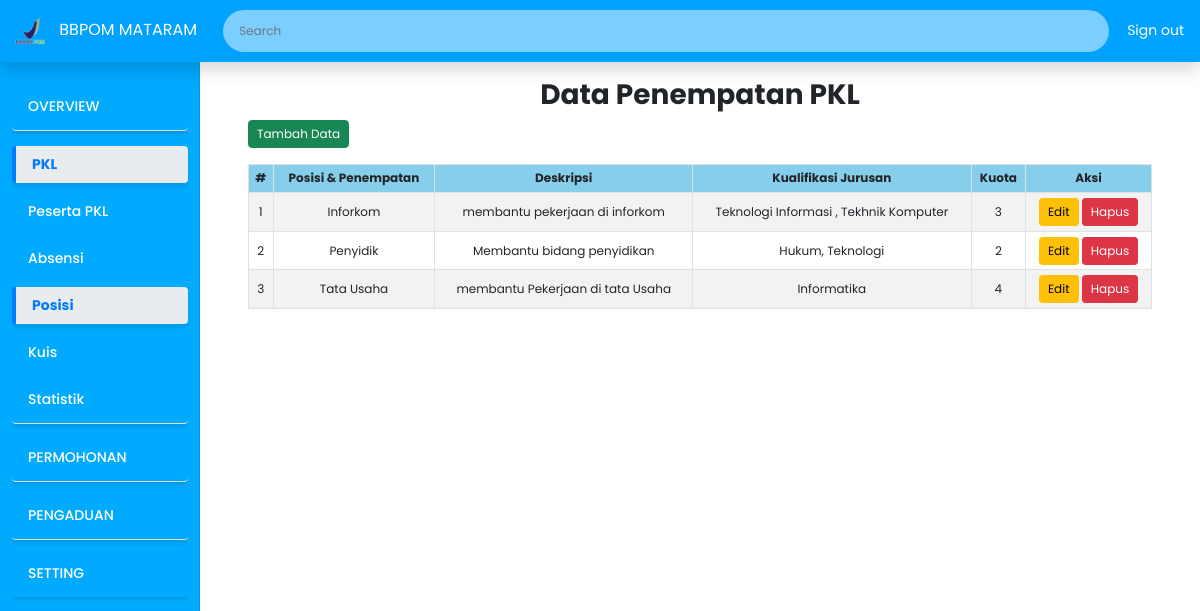
Page /admin_pkl_posisi.php (signed in) on the earlier database version.
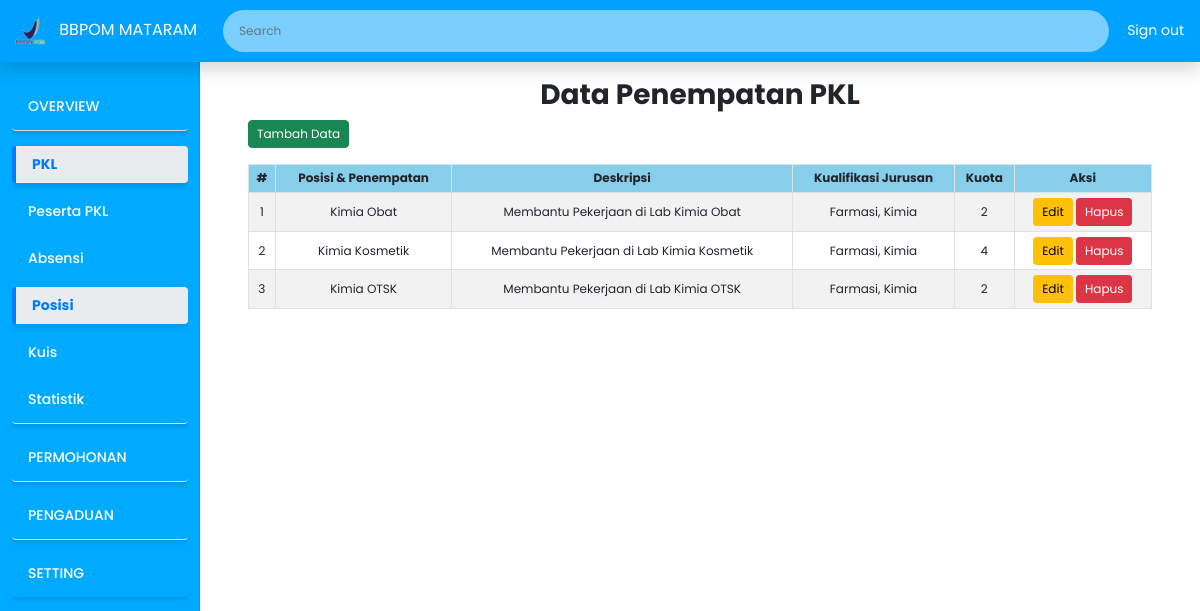
Same page on the later database version.
### tables this page shows
CREATE TABLE `penempatan_pkl` (
  `id` int(15) NOT NULL,
  `posisi` varchar(50) NOT NULL,
  `deskripsi` varchar(70) NOT NULL,
  `jurusan` text NOT NULL,
  `kuota` int(5) NOT NULL,
  `gambar` text NOT NULL
);

### admin_pkl_posisi.php (the view, shortened to what the changed rows need)
<?php
include('koneksi.php');
$sql_0 = mysqli_query($conn, "SELECT * FROM `tb_seo` WHERE id = 1");
$s0 = mysqli_fetch_array($sql_0);
$urlweb = $s0['urlweb'];
$search = isset($_GET['search']) ? mysqli_real_escape_string($conn, $_GET['search']) : '';
$sql = "SELECT * FROM penempatan_pkl WHERE
        posisi LIKE '%$search%' OR
        deskripsi LIKE '%$search%' OR
        jurusan LIKE '%$search%' OR
        kuota LIKE '%$search%'";
$result = mysqli_query($conn, $sql);
?>
<!DOCTYPE html>
<html lang="en">
<head>
    <link rel="stylesheet" href="https://cdn.jsdelivr.net/npm/sweetalert2@11/dist/sweetalert2.min.css">
    <link href="https://cdn.jsdelivr.net/npm/bootstrap@5.0.2/dist/css/bootstrap.min.css" rel="stylesheet"
>
    <link rel="stylesheet" href="Asset/CSS/custom2.css">
</head>
<body>
    <div class="container-fluid">
        <div class="row">
        <?php include('sidebar_admin.php'); ?>
            <div class="col-md-9 ms-sm-auto col-lg-10 px-md-4 main-content">
                <div class="container mt-2">
                    <div class="table-responsive">
                        <table class="table table-bordered table-striped table-hover text-center">
                            <thead class="table" style="background-color: skyblue;">
                                <tr>
                                    <th>#</th>
                                    <th>Posisi & Penempatan</th>
                                    <th>Deskripsi</th>
                                    <th>Kualifikasi Jurusan</th>
                                    <th>Kuota</th>
                                    <th>Aksi</th>
                                </tr>
                            </thead>
                            <tbody>
                                <?php
                                $no = 1;
                                while ($row2 = mysqli_fetch_assoc($result)) {
                                    echo "<tr>";
                                    echo "<td>{$no}</td>";
                                    echo "<td>{$row2['posisi']}</td>";
                                    echo "<td>{$row2['deskripsi']}</td>";
                                    echo "<td>{$row2['jurusan']}</td>";
                                    echo "<td>{$row2['kuota']}</td>";
                                    echo "<td>
                                        <form action='$urlweb/function/edit.php' method='post' style='display:inline-block;'>
                                            <input type='hidden' name='id' value='{$row2['id']}'>
                                            <button type='submit' name='action' value='edit' class='btn btn-warning btn-sm'>Edit</button>
                                        </form>
                                        <form action='$urlweb/function/actions.php' method='post' style='display:inline-block;'>
                                            <input type='hidden' name='id' value='{$row2['id']}'>
                                            <button type='submit' name='action' value='delete' class='btn btn-danger btn-sm' onclick='return confirm(\"Apakah Anda yakin ingin menghapus data ini?\")'>Hapus</button>
                                        </form>
                                    </td>";
                                    echo "</tr>";
                                    $no++;
                                }
                                ?>
                            </tbody>
                        </table>
                    </div>
                </div>
            </div>
        </div>
</body>
</html>

### sidebar_admin.php (shortened to what the changed rows need)
<div id="sidebar" class="sidebar col-md-3 col-lg-2 d-none d-md-block">
    <div class="position-sticky pt-2 sidebar-sticky">
        <ul class="nav flex-column">
            <?php
            $current_page = basename($_SERVER['PHP_SELF']);
            $nav_items = [
                [
                    'title' => 'OVERVIEW',
                    'link' => 'admin.php',
                    'active' => ($current_page == 'admin.php'),
                    'submenu' => []
                ],
                [
                    'title' => 'PKL',
                    'link' => '#',
                    'active' => ($current_page == 'admin_pkl.php'||$current_page == 'admin_pkl_absensi.php'
                    ||$current_page == 'admin_pkl_kuis.php'||$current_page == 'admin_pkl_posisi.php'||$current_page == 'admin_pkl_statistik.php'),
                    'submenu' => [
                        ['title' => 'Peserta PKL', 'link' => 'admin_pkl.php'],
                        ['title' => 'Absensi', 'link' => 'admin_pkl_absensi.php'],
                        ['title' => 'Posisi', 'link' => 'admin_pkl_posisi.php'],
                        ['title' => 'Kuis', 'link' => 'admin_pkl_kuis.php'],
                        ['title' => 'Statistik', 'link' => 'admin_pkl_statistik.php'],
                    ]
                ],
                [
                    'title' => 'PERMOHONAN',
                    'link' => 'admin_tamu.php',
                    'active' => ($current_page == 'admin_tamu.php'||$current_page == 'admin_tamu_statistik.php'),
                    'submenu' => [
                        ['title' => 'Permohonan', 'link' => 'admin_tamu.php'],
                        ['title' => 'Statistik', 'link' => 'admin_tamu_statistik.php'],
                    ]
                ],
                [
                    'title' => 'PENGADUAN',
                    'link' => '#',
                    'active' => ($current_page == 'admin_pengaduan.php' || $current_page == 'admin_pengaduan_statistik.php'),
                    'submenu' => [
                        ['title' => 'Laporan Pengaduan', 'link' => 'admin_pengaduan.php'],
                        ['title' => 'Statistik', 'link' => 'admin_pengaduan_statistik.php'],
                    ]
                ],
                [
                    'title' => 'SETTING',
                    'link' => 'admin_web.php',
                    'active' => ($current_page == 'admin_web.php'),
                    'submenu' => []
                ]
            ];
            ?>
            <?php foreach ($nav_items as $index => $item): ?>
                <li class="nav-item">
                    <a
                        class="nav-link <?php echo $item['active'] ? 'active' : ''; ?>"
                        href="<?php echo !empty($item['submenu']) ? '#' : $item['link']; ?>"
                        <?php if (!empty($item['submenu'])): ?>
                            data-bs-toggle="collapse"
                            data-bs-target="#submenu-<?php echo $index; ?>"
                            aria-expanded="<?php echo $item['active'] ? 'true' : 'false'; ?>"
                            aria-controls="submenu-<?php echo $index; ?>"
                        <?php endif; ?>
                    >
                        <?php echo $item['title']; ?>
                    </a>
                    <?php if (!empty($item['submenu'])): ?>
                        <ul
                            id="submenu-<?php echo $index; ?>"
                            class="collapse list-unstyled <?php echo $item['active'] ? 'show' : ''; ?>"
                        >
                            <?php foreach ($item['submenu'] as $submenu): ?>
                                <li>
                                    <a
                                        class="nav-link sub-item <?php echo $current_page == basename($submenu['link']) ? 'active' : ''; ?>"
                                        href="<?php echo $submenu['link']; ?>"
                                    >
                                        <?php echo $submenu['title']; ?>
                                    </a>
                                </li>
                            <?php endforeach; ?>
                        </ul>
                    <?php endif; ?>
                </li>
            <?php endforeach; ?>
        </ul>
    </div>
</div>

Differences in the rows shown:
removed penempatan_pkl: posisi "Inforkom", deskripsi "membantu pekerjaan di inforkom", jurusan "Teknologi Informasi , Tekhnik Komputer", kuota "3"
removed penempatan_pkl: posisi "Penyidik", deskripsi "Membantu bidang penyidikan", jurusan "Hukum, Teknologi", kuota "2"
removed penempatan_pkl: posisi "Tata Usaha", deskripsi "membantu Pekerjaan di tata Usaha", jurusan "Informatika", kuota "4"
added penempatan_pkl: posisi "Kimia Obat", deskripsi "Membantu Pekerjaan di Lab Kimia Obat", jurusan "Farmasi, Kimia", kuota "2"
added penempatan_pkl: posisi "Kimia Kosmetik", deskripsi "Membantu Pekerjaan di Lab Kimia Kosmetik", jurusan "Farmasi, Kimia", kuota "4"
added penempatan_pkl: posisi "Kimia OTSK", deskripsi "Membantu Pekerjaan di Lab Kimia OTSK", jurusan "Farmasi, Kimia", kuota "2"
